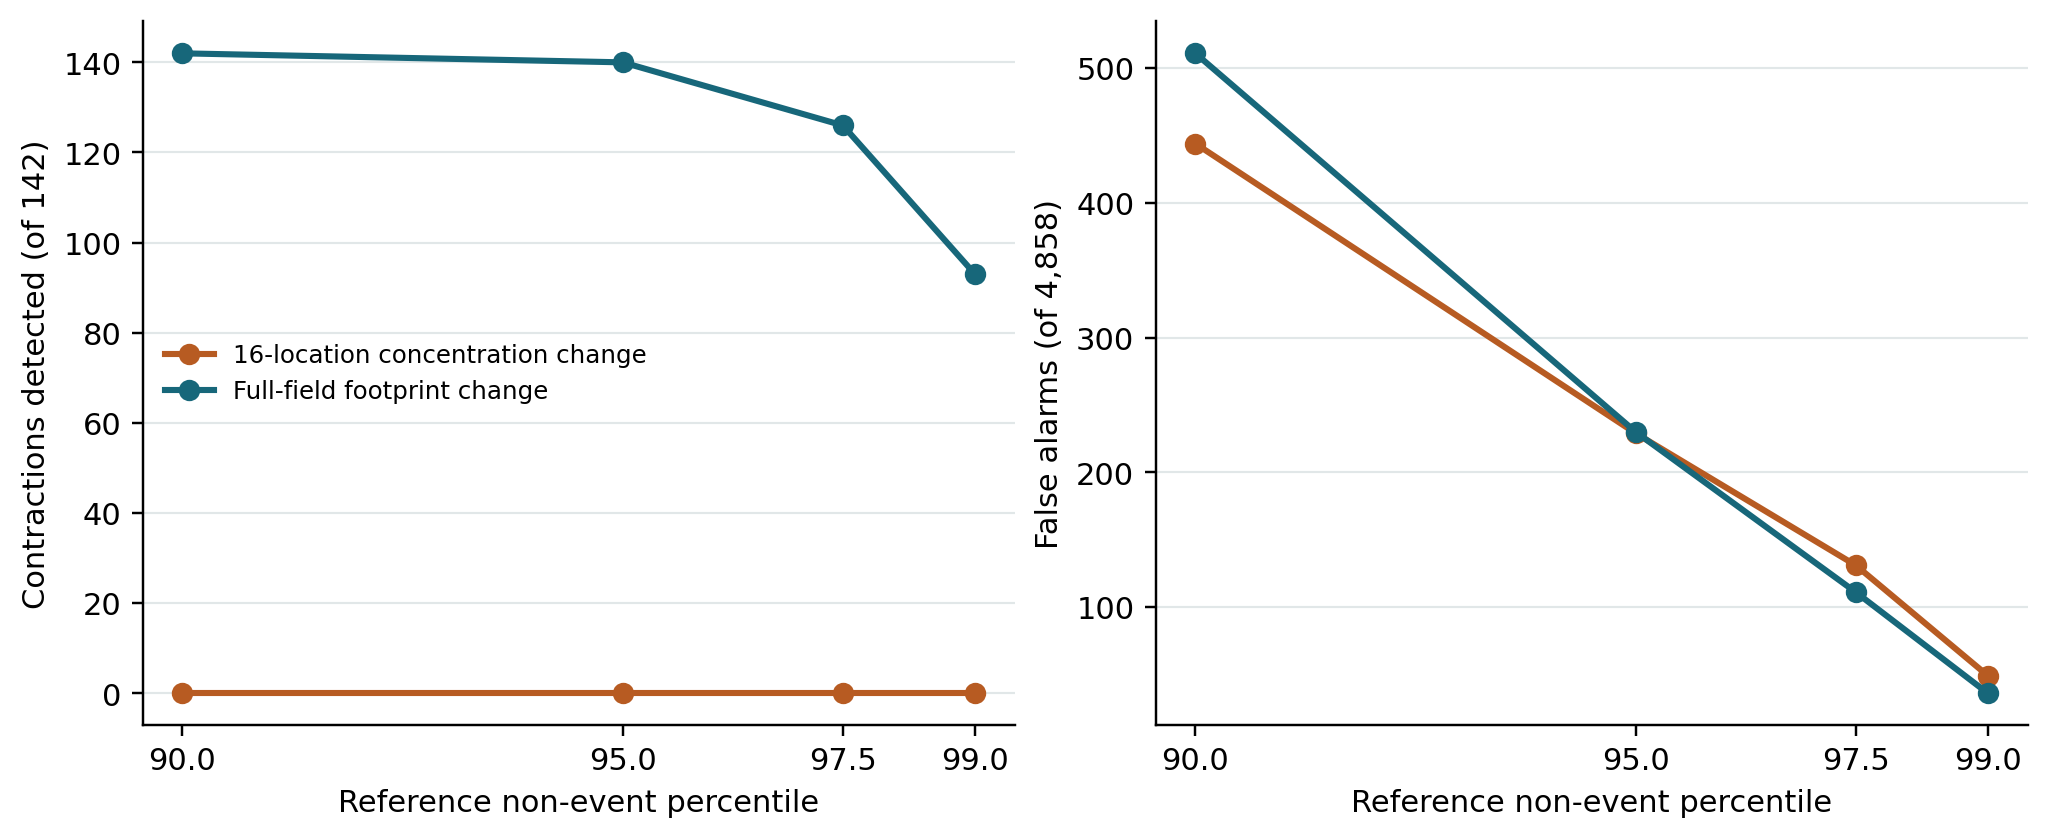

Write Python code to recreate this figure.
"""Exploratory alarm-threshold sensitivity on the frozen evaluation cases."""
from pathlib import Path
import json
import numpy as np
import matplotlib.pyplot as plt

ROOT = Path(__file__).resolve().parents[2]
PILOT = ROOT / "analyses/monitoring_pilot_20261118"


def main():
    data = np.genfromtxt(PILOT / "case_scores.csv", delimiter=",", names=True, dtype=None, encoding="utf8")
    reference = data[data["partition"] == "reference"]
    evaluation = data[data["partition"] == "evaluation"]
    truth = evaluation["event"].astype(bool)
    qs = [0.90, 0.95, 0.975, 0.99]
    output = {}
    for signal in ["sensor_rms", "previous_change"]:
        ref_non_event = reference[reference["event"] == 0][signal]
        rows = []
        for q in qs:
            threshold = float(np.quantile(ref_non_event, q))
            alarm = evaluation[signal] > threshold
            tp = int(np.sum(alarm & truth)); fp = int(np.sum(alarm & ~truth))
            fn = int(np.sum(~alarm & truth)); tn = int(np.sum(~alarm & ~truth))
            rows.append(dict(quantile=q, threshold=threshold, tp=tp, fp=fp, fn=fn, tn=tn,
                             sensitivity=tp/(tp+fn), false_alarm_rate=fp/(fp+tn),
                             precision=tp/(tp+fp) if tp+fp else None, alerts=int(alarm.sum())))
        output[signal] = rows
    (PILOT / "threshold_sensitivity.json").write_text(json.dumps(output, indent=2) + "\n")
    fig, axes = plt.subplots(1, 2, figsize=(9.2, 3.7), constrained_layout=True)
    styles = [("sensor_rms", "16-location concentration change", "#b75b22"),
              ("previous_change", "Full-field footprint change", "#17677a")]
    for signal, label, color in styles:
        rows = output[signal]
        for ax, field in zip(axes, ("tp", "fp")):
            ax.plot([100*r["quantile"] for r in rows], [r[field] for r in rows],
                    color=color, marker="o", lw=2, label=label)
    for ax, ylabel in zip(axes, ("Contractions detected (of 142)", "False alarms (of 4,858)")):
        ax.set(xlabel="Reference non-event percentile", ylabel=ylabel, xticks=[90, 95, 97.5, 99])
        ax.grid(axis="y", color="#e1e7e8", lw=.7)
        ax.spines[["top", "right"]].set_visible(False)
    axes[0].legend(frameon=False, fontsize=8, loc="center left")
    fig.savefig(PILOT / "threshold_sensitivity.png", dpi=220, bbox_inches="tight")
    fig.savefig(PILOT / "threshold_sensitivity.pdf", bbox_inches="tight")
    plt.close(fig)


if __name__ == "__main__": main()
